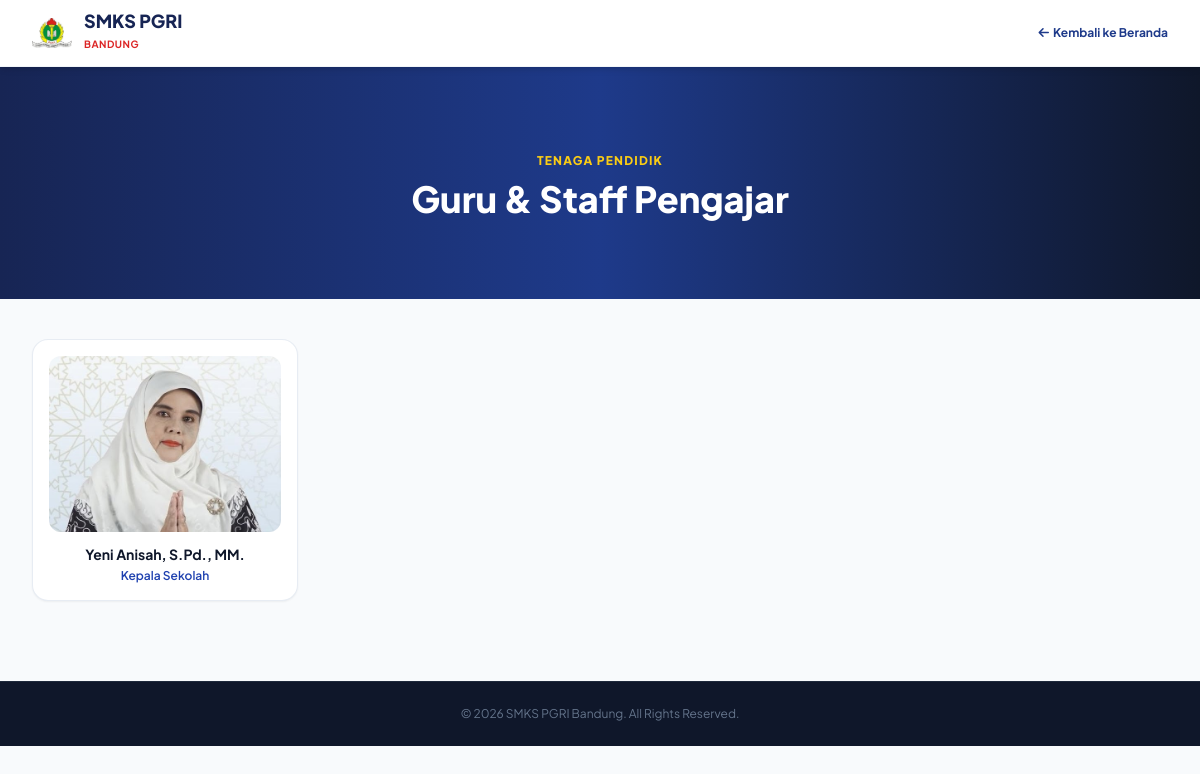
Screenshot of /guru.php with the database file from the repository.
### tables this page shows
CREATE TABLE `guru` (
  `id` int(11) NOT NULL,
  `nama` varchar(100) NOT NULL,
  `jabatan` varchar(100) NOT NULL,
  `foto` varchar(255) DEFAULT 'default.jpg'
);

### guru.php (the view, shortened to what this page needs)
<?php include 'koneksi.php'; ?>
<!DOCTYPE html>
<html lang="id">
<head>
    <script src="https://cdn.tailwindcss.com"></script>
    <link rel="stylesheet" href="https://cdnjs.cloudflare.com/ajax/libs/font-awesome/6.4.0/css/all.min.css">
</head>
<body class="bg-slate-50 text-slate-800 antialiased">
    <nav class="bg-white sticky top-0 z-50 shadow-md border-b border-slate-100 py-3">
        <div class="max-w-7xl mx-auto px-4 sm:px-6 lg:px-8 flex justify-between items-center">
            <a href="index.php" class="flex items-center gap-3">
                <img src="img/logo.png" alt="Logo PGRI" class="w-10 h-10 object-contain shrink-0">
                <div>
                    <h1 class="text-lg font-extrabold text-blue-950 leading-none">SMKS PGRI</h1>
                    <span class="text-[10px] font-bold text-red-600 tracking-wider">BANDUNG</span>
                </div>
            </a>
            <a href="index.php" class="text-xs font-bold text-blue-900 hover:text-red-600 transition flex items-center gap-1">
                <i class="fa-solid fa-arrow-left"></i> Kembali ke Beranda
            </a>
        </div>
    </nav>
    <section class="bg-gradient-to-r from-blue-950 via-blue-900 to-slate-900 text-white py-20 px-4 mb-10 animate-fade-up">
        <div class="max-w-7xl mx-auto text-center">
            <span class="text-yellow-400 text-xs font-extrabold uppercase tracking-widest">Tenaga Pendidik</span>
            <h1 class="text-3xl sm:text-4xl font-black mt-2">Guru & Staff Pengajar</h1>
        </div>
    </section>
    <main class="max-w-7xl mx-auto px-4 sm:px-6 lg:px-8 pb-20 animate-fade-up delay-100">
        <div class="grid grid-cols-2 sm:grid-cols-3 md:grid-cols-4 gap-6">
            <?php
            $query_guru = mysqli_query($koneksi, "SELECT * FROM guru ORDER BY id ASC");
            if (mysqli_num_rows($query_guru) > 0) {
                while ($g = mysqli_fetch_assoc($query_guru)) {
                    $foto = (!empty($g['foto']) && file_exists($g['foto'])) ? $g['foto'] : 'img/default.jpg';
            ?>
                <div class="bg-white p-4 rounded-2xl border border-slate-200/80 text-center shadow-sm transition duration-300 hover:shadow-xl hover:-translate-y-1">
                    <img src="<?= $foto ?>" alt="<?= htmlspecialchars($g['nama']) ?>" class="w-full h-44 object-cover rounded-xl mb-3">
                    <h3 class="font-bold text-slate-900 text-sm truncate"><?= htmlspecialchars($g['nama']) ?></h3>
                    <p class="text-xs text-blue-800 font-semibold mt-1"><?= htmlspecialchars($g['jabatan']) ?></p>
                </div>
            <?php
                }
            } else {
                echo "<p class='text-slate-500 text-sm col-span-full text-center py-8'>Belum ada data guru & staff.</p>";
            }
            ?>
        </div>
    </main>
    <footer class="bg-slate-900 text-slate-500 text-xs py-6 border-t border-slate-800 text-center">
        <p>&copy; <?= date('Y') ?> SMKS PGRI Bandung. All Rights Reserved.</p>
    </footer>
</body>
</html>

### guru.php (style rules this page uses)
body { font-family: 'Plus Jakarta Sans', sans-serif; }
.animate-fade-up { opacity: 0; animation: ultraSmoothUp 1.2s cubic-bezier(0.22, 1, 0.36, 1) forwards; will-change: transform, opacity; }
.delay-100 { animation-delay: 0.15s; }

### rows the page displays
guru: foto (picture), nama "Yeni Anisah, S.Pd., MM.", jabatan "Kepala Sekolah"
